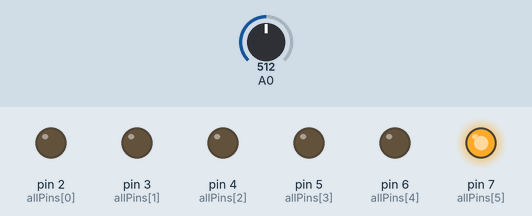
Recording of a sketch running on a simulated Arduino Uno, built with avr-gcc and run on an emulated ATmega328P. On the bench: output pins drawn as LEDs (lit = HIGH). The inputs (shaded band) are chosen by the test bench; at power-on: A0 = 512.

Above: at 1.2 s.
1.3 s: A0 set to 566
At 2.4 s:
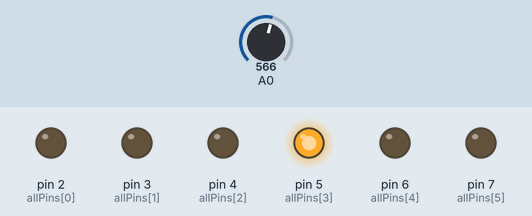
4.3 s: A0 set to 591
At 5.4 s:
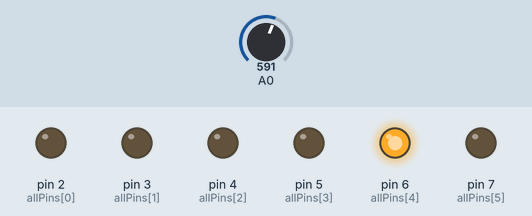
7.3 s: A0 set to 511
At 8.3 s:
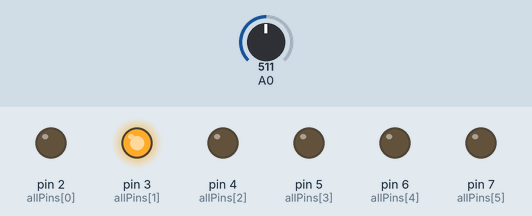
10.3 s: A0 set to 465
13.3 s: A0 set to 440
Timing chart, 0 to 17.3 s (numbered marks = the images above; inputs shaded):
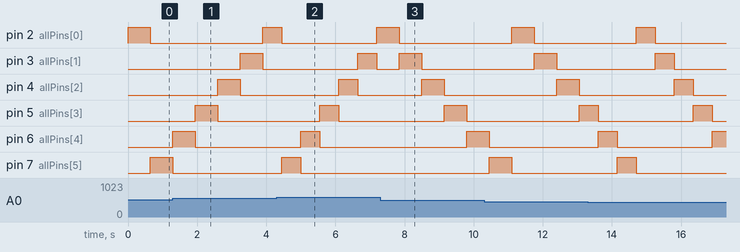

The sketch:

disco_lights.ino
```cpp
// Khwanchanok Chaichanayothinwatchara 6280164

#define LEFT 0
#define RIGHT 1

int allPins[] = {2,3,4, 5, 6, 7};
int pinsNum = 6;
int side = LEFT;
int currentPinIndex = 0;
long interval;
unsigned long previousOffTime = 0;

void setup() {
  for (int i = 0; i < pinsNum; i++) {
     pinMode(allPins[i], OUTPUT);
  }
  Serial.begin(9600);
}

int direction(int sensorValue) {
  if (sensorValue > 511) {
    return LEFT;
  } else {
    return RIGHT;
  }
}

int setInterval(int sensorValue) {
  if (sensorValue < 64 || sensorValue > 959) {
    interval = 50;
  } else if ((sensorValue >= 64 && sensorValue < 128) || (sensorValue > 895 && sensorValue <= 959)) {
    interval = 150;
  } else if ((sensorValue >= 128 && sensorValue < 192) || (sensorValue > 831 && sensorValue <= 895)) {
    interval = 250;
  } else if ((sensorValue >= 192 && sensorValue < 256) || (sensorValue > 767 && sensorValue <= 831)) {
    interval = 350;
  } else if ((sensorValue >= 256 && sensorValue < 320) || (sensorValue > 703 && sensorValue <= 767)) {
    interval = 350;
  } else if ((sensorValue >= 320 && sensorValue < 384) || (sensorValue > 639 && sensorValue <= 703)) {
    interval = 450;
  } else if ((sensorValue >= 384 && sensorValue < 448) || (sensorValue > 575 && sensorValue <= 639)) {
    interval = 550;
  } else {
    interval = 650;
  }
  return interval;
}

void loop() {
  digitalWrite(allPins[currentPinIndex], HIGH);
  int sensorValue = analogRead(A0);
  interval = setInterval(sensorValue);
  side = direction(sensorValue);
  unsigned long currentMillis = millis();
  if(currentMillis - previousOffTime >= interval) {
    previousOffTime = currentMillis;
    digitalWrite(allPins[currentPinIndex], LOW);
    if (side == RIGHT) {
      if (currentPinIndex == 5) {
        currentPinIndex = 0;
      } else {
        currentPinIndex++;
      }
    } else {
      if (currentPinIndex == 0) {
        currentPinIndex = 5;
      } else {
        currentPinIndex--;
      }
    }
  }
}
```

Measured:
- the behaviour switches between 575 and 576 on A0 (found by bisection; images 1 and 2)
- after the input at 4.3 s, pin 2 (allPins[0]): HIGH → LOW after 0.15 s instead of 0.25 s; pin 3 (allPins[1]): LOW → HIGH after 2.4 s instead of 2.9 s
- after the input at 7.3 s, pin 3 (allPins[1]): LOW → HIGH after 0.55 s instead of 2.7 s; pin 7 (allPins[5]): stays LOW (without the input it goes to HIGH after 0.45 s)
